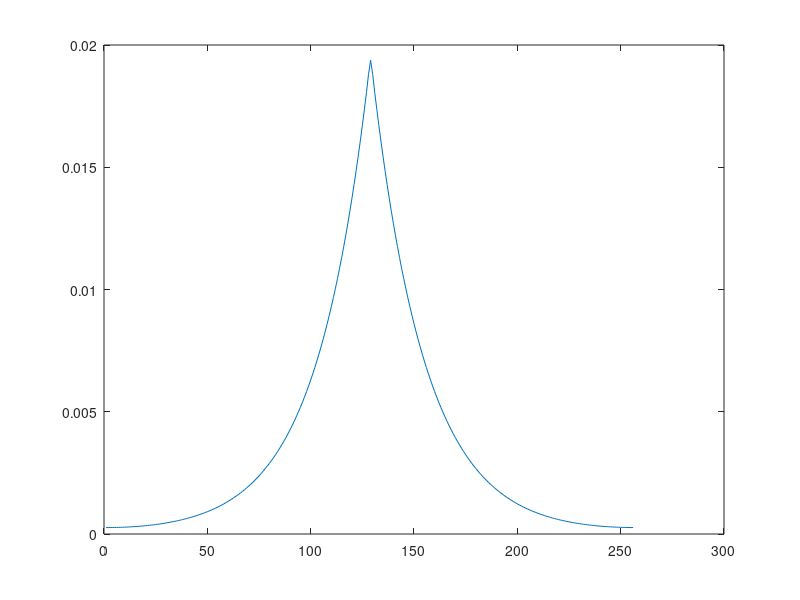

Write the MATLAB code that produced this figure.
% MATLAB script for Illustrative Problem 2.7.
clear
echo on
N=256;                  % number of samples
deltaf=0.1;             % frequency separation
f=[0:deltaf:(N/2)*deltaf, -(N/2-1)*deltaf:deltaf:-deltaf];
                        % Swap the first half.
Sy=1./(1+(2*pi*f).^2);          % sampled spectrum
Ry=ifft(Sy);                % autocorrelation of Y
% Plotting command follows.
plot(fftshift(real(Ry)));       
